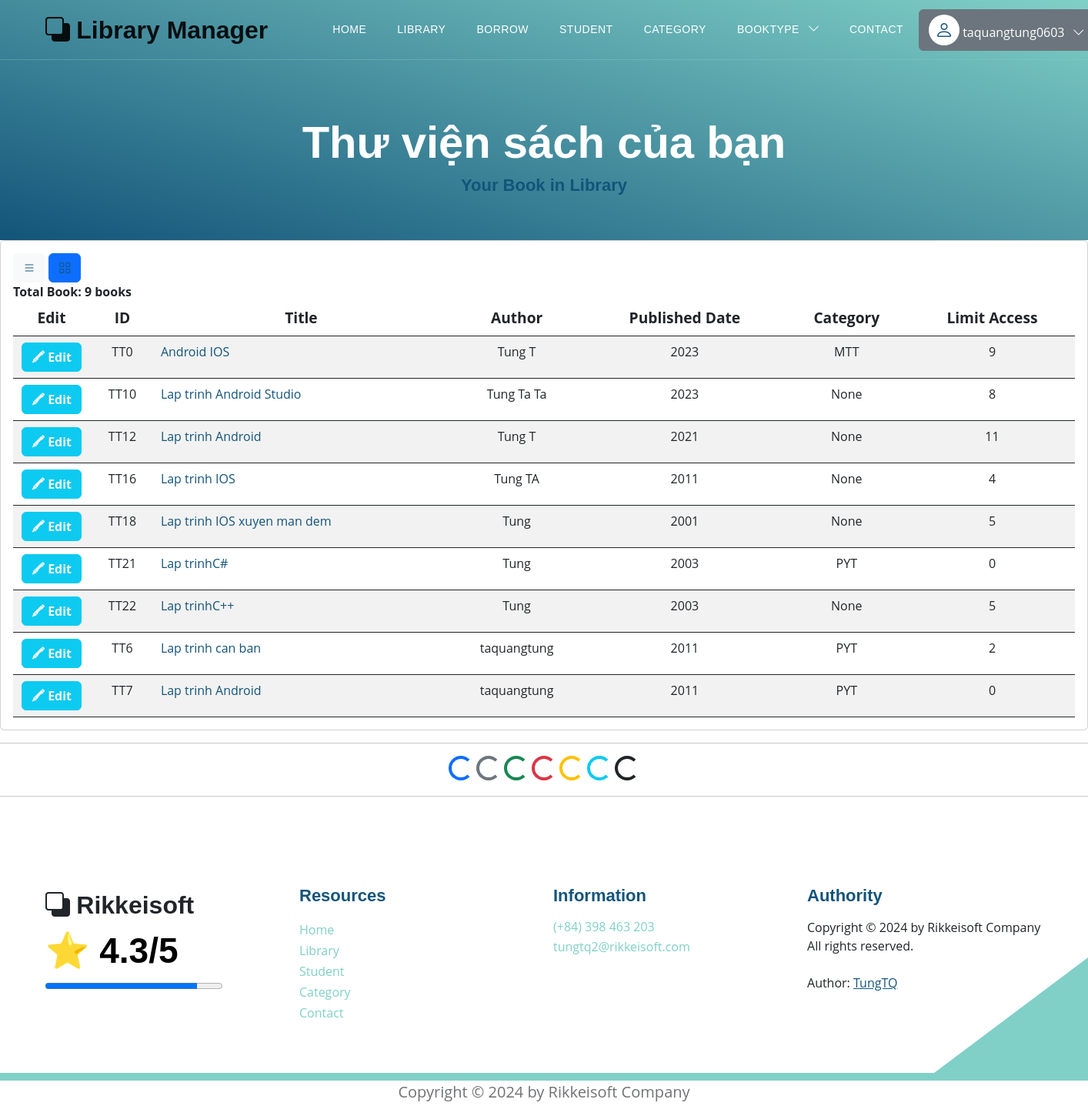
/books/all_my_books (signed in), run on an earlier commit of the app's database.
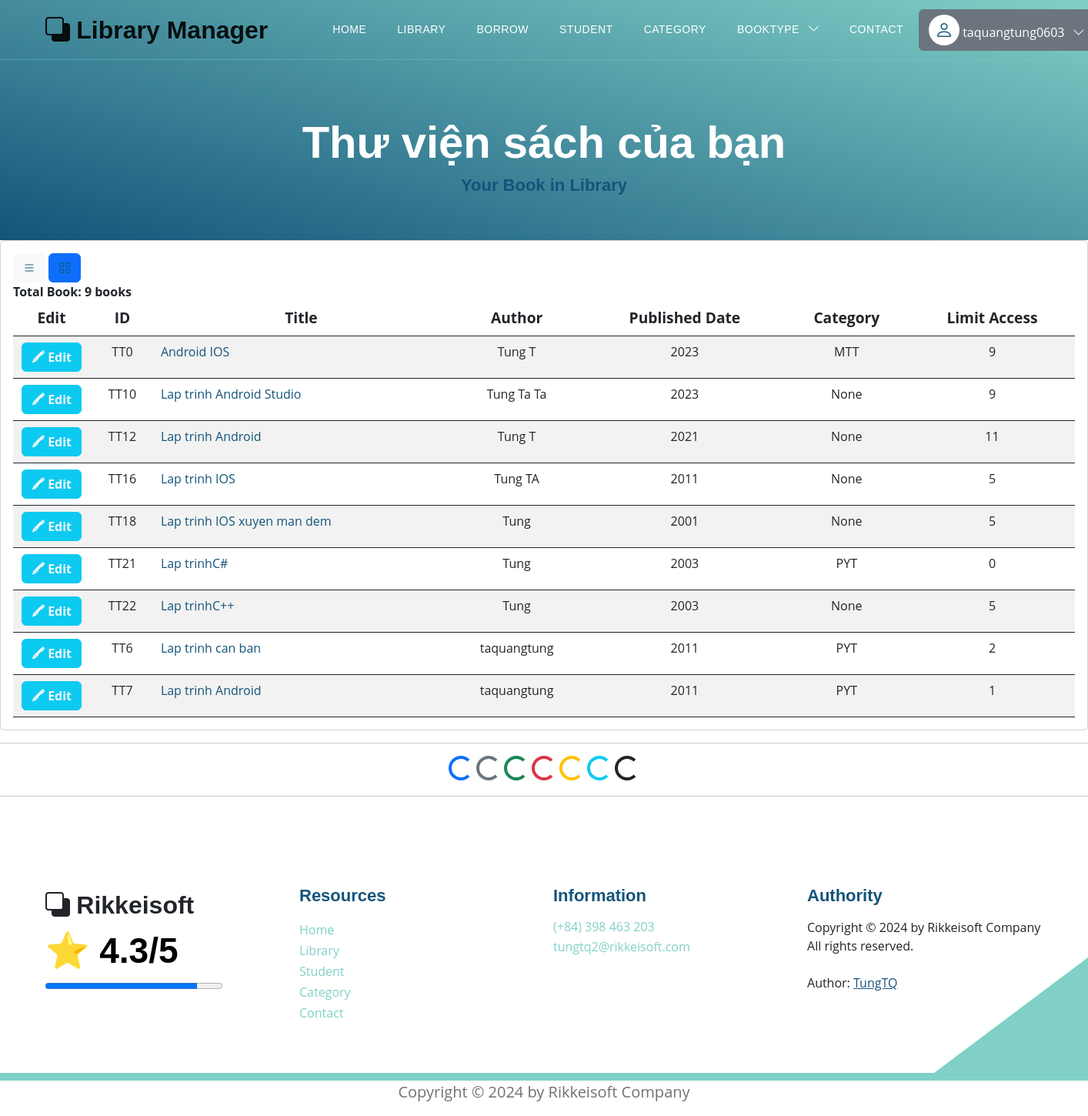
And on a later commit of the database.
### models.py (models this page shows, shortened)
class Book(Base):
    __tablename__ = 'books'
    username_id = Column(String(30), ForeignKey('users.username'), nullable=False)
    id_book = Column(String(30), primary_key=True, unique=True, index=True)         # Số thứ tự sách
    title = Column(String(100), index=True)      # Tiêu đề sách
    author = Column(String(100), index=True)     # Tác giả
    year = Column(Integer)                  # Năm xuất bản
    quantity_amount = Column(Integer, index=True, default=0)
    category_id = Column(String(10), ForeignKey('category.category_id'), nullable=False)
    insert_at = Column(DateTime, index=True)
    insert_id = Column(String(30), index=True)
    update_at = Column(DateTime,index=True)
    update_id = Column(String(30), index=True)
    delete_at = Column(DateTime,index=True)
    delete_id = Column(String(30), index=True)
    delete_flag = Column(Integer, index=True)
    image_book = Column(String(100), index=True, nullable=True)         # Đường dẫn tới ảnh của sách
    pdf_book = Column(String(100), index=True, nullable=True)           # Đường dẫn tới file PDF của sách
    user = relationship("User", back_populates="books")
    category = relationship("Category", back_populates="category_books")
    borrows = relationship("BorrowBook", back_populates="book_borrow")
    borrowfinal = relationship("BorrowBookFinal", back_populates="book_borrow_final")

class Category(Base):
    __tablename__ = 'category'
    category_id = Column(String(10), primary_key=True, index=True)
    category_name = Column(String(50), index=True)
    insert_at = Column(DateTime, index=True)
    insert_id = Column(String(30), index=True)
    update_at = Column(DateTime,index=True)
    update_id = Column(String(30), index=True)
    delete_at = Column(DateTime,index=True)
    delete_id = Column(String(30), index=True)
    delete_flag = Column(Integer, index=True)
    category_books = relationship("Book", back_populates="category")

### routers/borrow.py (the view)
@router.get('/books/all_my_books', response_class=HTMLResponse)
async def show_all_my_book(request: Request, token: str = Cookie(None), db: Session = Depends(models.get_db)):
    mean_star = function.get_mean_star(db)
    all_category2 = db.query(models.Category).filter(models.Category.delete_flag != 1).all()
    if token:
        decodeJSON = jwt.decode(token, "secret", algorithms=["HS256"])
        username = decodeJSON["username"]
        my_book = db.query(models.Book).filter(models.Book.insert_id == username,
                                               models.Book.delete_flag == 0).order_by(models.Book.id_book).all()
        total_my_book = len(my_book)
        return templates.TemplateResponse("bookme.html", {"request": request,
                                                                 "my_book": my_book,
                                                                 "total_my_book": total_my_book,
                                                                 "mean_star": mean_star,
                                                                 "all_category2": all_category2})
    else:
        return templates.TemplateResponse("error_template.html", {"request": request,
                                                                  "mean_star": mean_star,
                                                                  "error": "Page Not Found"})

### templates/bookme.html (shortened to what the changed rows need)
{% extends "base.html" %}
{% block content %}
<section class="hero-section d-flex justify-content-center align-items-center" id="section_1"
    style="padding-bottom: 50px;">
    <div class="container">
        <div class="row">
            <div class="col-lg-8 col-12 mx-auto">
                <h1 class="text-white text-center"> Thư viện sách của bạn </h1>
            </div>
        </div>
    </div>
</section>
<div class="card card-table comman-shadow">
    <div class="card-body">
        <div class="table-responsive">
            <div id="DataTables_Table_0_wrapper" class="dataTables_wrapper no-footer">
                <table
                    class="table border-0 star-student table-hover table-center mb-0 datatable table-striped dataTable no-footer"
                    id="DataTables_Table_0" aria-describedby="DataTables_Table_0_info">
                    <thead class="student-thread">
                        <tr style="text-align: center; font-size:larger;">
                            <th style="width: 100px;">Edit</th>
                            <th rowspan="1" colspan="1"
                                aria-label="ID: activate to sort column ascending">ID</th>
                            <th rowspan="1" colspan="1"
                                aria-label="Title: activate to sort column ascending">Title</th>
                            <th rowspan="1" colspan="1"
                                aria-label="Author: activate to sort column ascending">Author</th>
                            <th rowspan="1" colspan="1"
                                aria-label="Published Date: activate to sort column ascending">Published Date</th>
                            <th rowspan="1" colspan="1"
                                aria-label="Category: activate to sort column ascending">Category</th>
                            <th rowspan="1" colspan="1"
                                aria-label="Action: activate to sort column ascending">Limit Access</th>
                        </tr>
                    </thead>
                    <tbody>
                        <form action="">
                            {% for book in my_book %}
                                <tr class="{% if loop.index is even %} even {% else %}odd{% endif %}">
                                    {% if request.cookies.get('token') %}
                                    <td style="text-align: center;">
                                        <button type="button" class="btn btn-info">
                                            <a href="/books/edit_book?id={{ book.id_book }}" style="color: aliceblue;"> <b>🖍 Edit</b> </a>
                                        </button>
                                    </td>
                                    {% endif %}
                                    <td style="text-align: center;">{{ book.id_book }}</td>
                                    <td> <a href="/books/detail_book?choice_book={{book.id_book}}">{{ book.title }}</a></td>
                                    <td style="text-align: center;">{{ book.author }}</td>
                                    <td style="text-align: center;">{{ book.year }}</td>
                                    <td style="text-align: center;">{{ book.category }}</td>
                                    <td style="text-align: center;">{{ book.quantity_amount }}</td>
                                </tr>
                            {% endfor %}
                        </form>
                    </tbody>
                </table>
            </div>
        </div>
    </div>
</div>
{% endblock content %}

What changed in the data, as far as the page shows it:
changed Book "TT10": quantity_amount "8" → "9"
changed Book "TT16": quantity_amount "4" → "5"
changed Book "TT7": quantity_amount "0" → "1"
